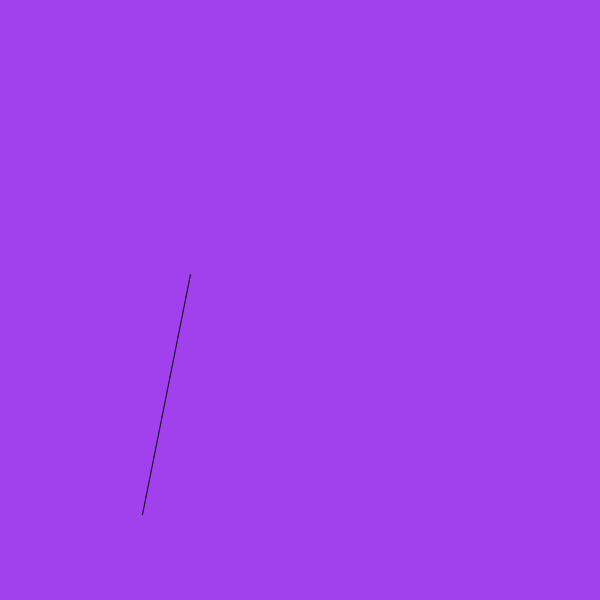
Frame 1 (no input)
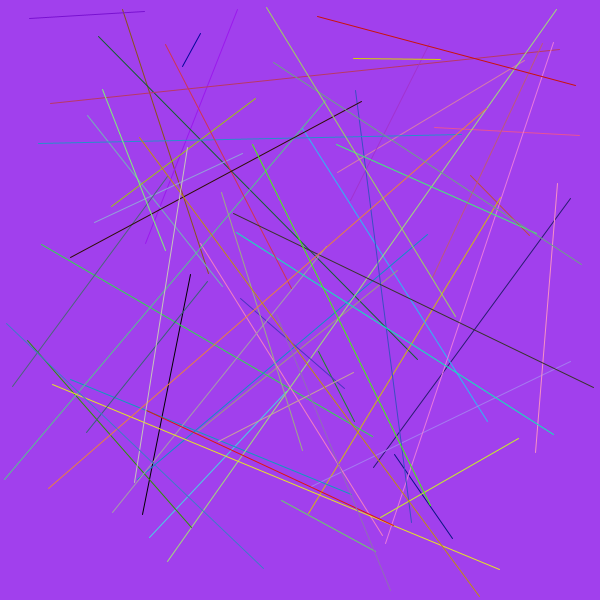
Frame 60 (the mouse pressed at the canvas centre just before this capture)
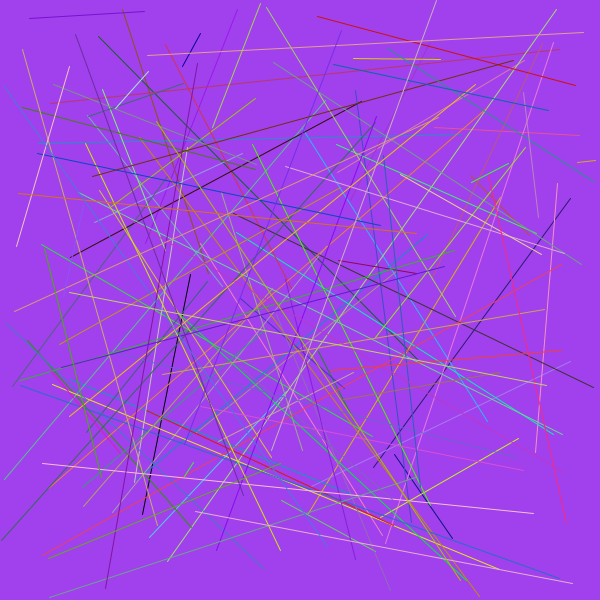
Frame 120 (the mouse held since frame 60 and released just before this capture)

The Processing sketch that drew these frames (run headless with seeded random() and noise(); from frame 60 on, the mouse is pressed at the canvas centre):

// Processing sketch: processing_113818
// ── processing_113818.pde

/*Setup function that sets the window to a size of 600x600 pixel
  and starts the function smooth. Background is set to be a 
  random colour*/

void setup(){
  size( 600, 600);
  smooth();
  background( random(250), random(250), random(250) );
}

/*Draw operator, that draws lines in a random position with
  random colours inside the window as long as the program 
  is running */

void draw(){
  line( random(600), random(600), random(600), random(600));
  stroke( random(250), random(250), random(250));
}
